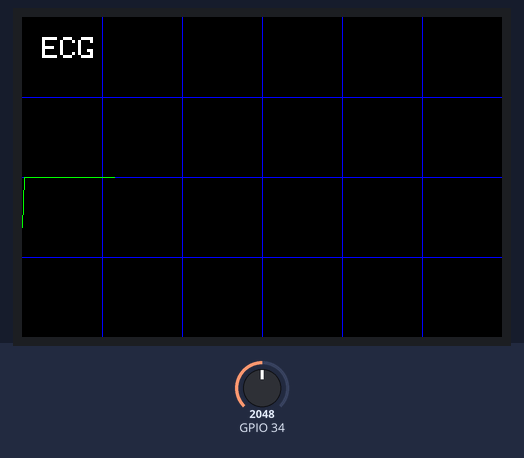
The sketch below on a simulated ESP32. Parts: 480×320 colour display. The inputs (shaded band) are chosen by the test bench; at power-on: GPIO 34 = 2048. What the sketch prints to the serial monitor is not drawn.

Above: at 1.6 s.
1.7 s: GPIO 34 set to 0
At 2.9 s:
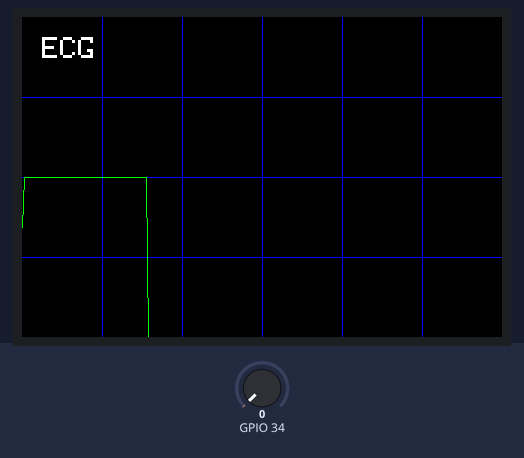
3.2 s: GPIO 34 set to 491
At 5.55 s:
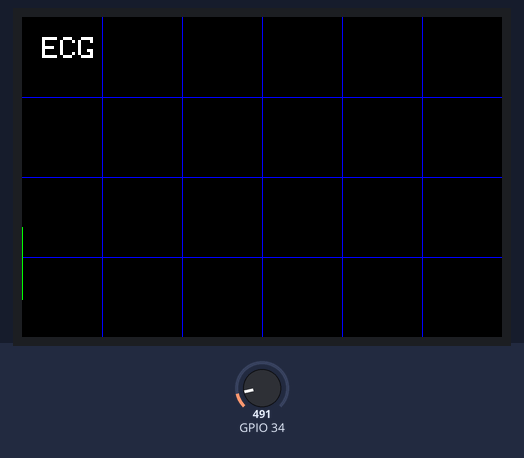
6.2 s: GPIO 34 set to 1228
At 10.12 s:
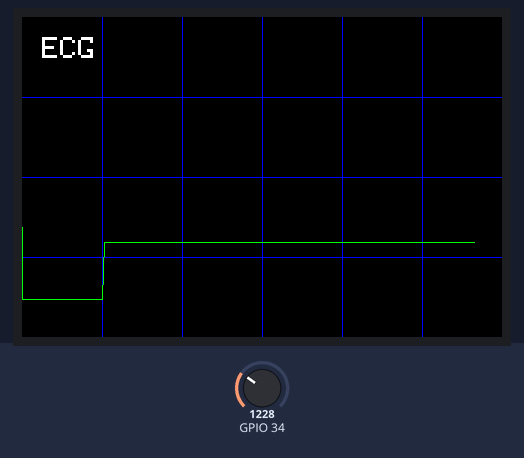
Timing chart, 0 to 11.6 s (numbered marks = the images above; inputs shaded):
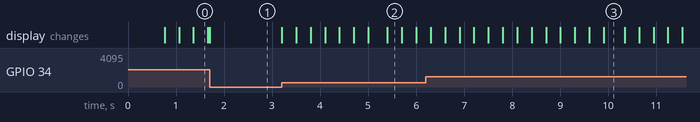

Measured:
- after the input at 3.2 s, the display: first changes at once (image 2 shows a later state)
- what the display in image 3 shows lasts 0.4 s, from 9.9 s to 10.3 s

The sketch:

Code.ino
```cpp
#include <Adafruit_GFX.h>
#include <MCUFRIEND_kbv.h>
MCUFRIEND_kbv tft;


// Define color codes
#define BLACK 0x0000
#define BLUE 0x001F
#define GREEN 0x07E0
#define RED 0xF800
#define WHITE 0xFFFF

// Define variables for time intervals
unsigned long previousMillis1, previousMillis2 = 0;
const long interval1 = 20;
const long interval2 = 5;

void setup(void)
{
  Serial.begin(9600);

  // Initiate the display
  uint16_t ID = tft.readID();
  Serial.println("Example: Font_simple");
  Serial.print("found ID = 0x");
  Serial.println(ID, HEX);
  if (ID == 0xD3D3) ID = 0x9481; // force ID if write-only display
  tft.begin(ID);

  // Set screen orientation
  tft.setRotation(1);
  tft.fillScreen(BLACK);

  // Draw the grid
  drawGrid();
}

void loop() {
  unsigned long currentMillis = millis();

  // Task1 - Draw ECG graph
  if (currentMillis - previousMillis1 >= interval1) {
    previousMillis1 = currentMillis;
    runECG();
  }
}

void drawGrid(){
  // Clear screen
  tft.fillScreen(BLACK);
  // Set text
  tft.setCursor(20, 20);
  tft.setTextColor(WHITE);
  tft.setTextColor(WHITE, BLACK);
  tft.setTextSize(3);
  tft.println("ECG");

  // Draw vertical lines
  for (int i = 1; i <= 6; i++){
    tft.drawLine(80 * i,0,80*i, 320,BLUE);
  }

  // Draw horizontal lines
  for (int j = 1; j <= 4; j++){
    tft.drawLine(0,80 *j,480, 80*j,BLUE);
  }
}


void runECG(){
  // Read analog value from ADC pin
  long ecgValue = analogRead(34);

  // Normalize the value read to it screen size
  int normalizedVal = map(ecgValue, 0, 4095, 0, 320);

  static int lastX = 0;
  static int lastY = tft.height()/2 + 50;
  int x = lastX + 2;
  int y = tft.height() - normalizedVal;

  // Reset cursor if reached the right end of scren
  if (x >= tft.width()){
    x = 0;
    drawGrid();
    lastX = 0;
    lastY = tft.height()/2 + 50;

  }

  // Draw ECG line
  tft.drawLine(lastX, lastY, x, y, GREEN);
  lastX = x;
  lastY = y;
}
```
